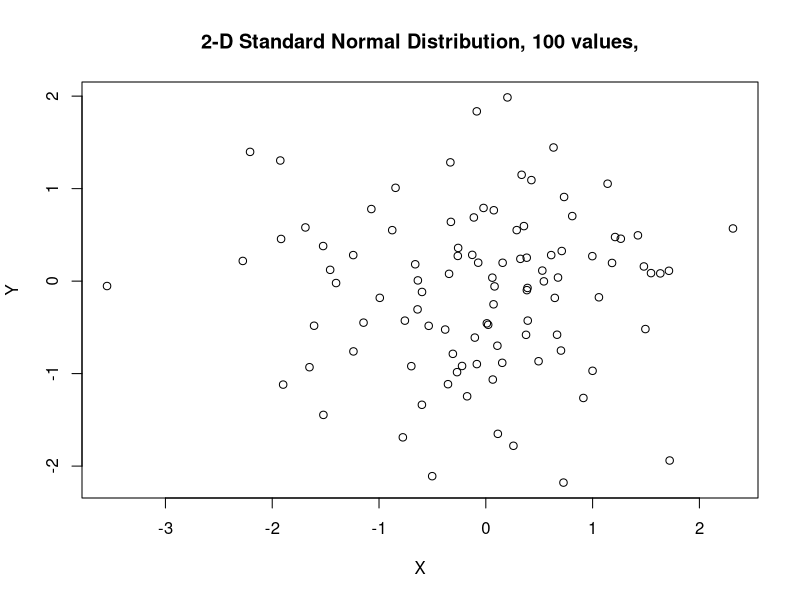
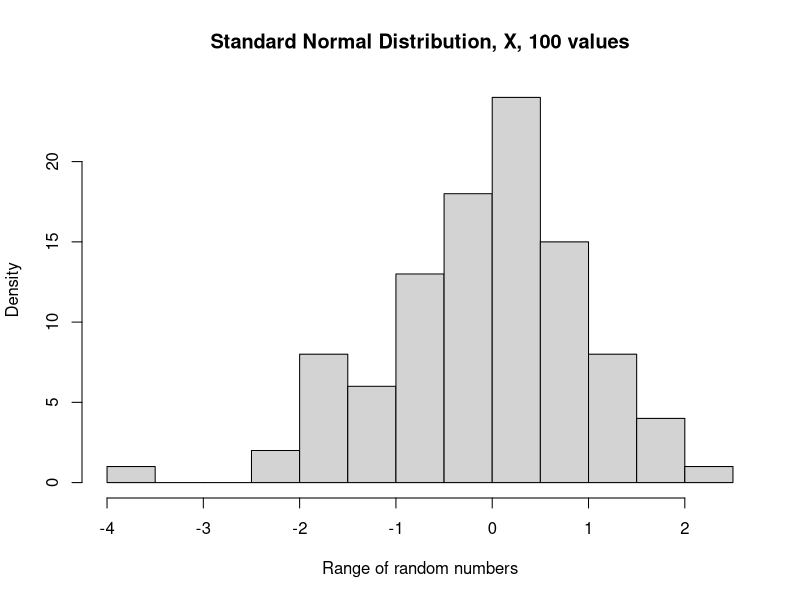
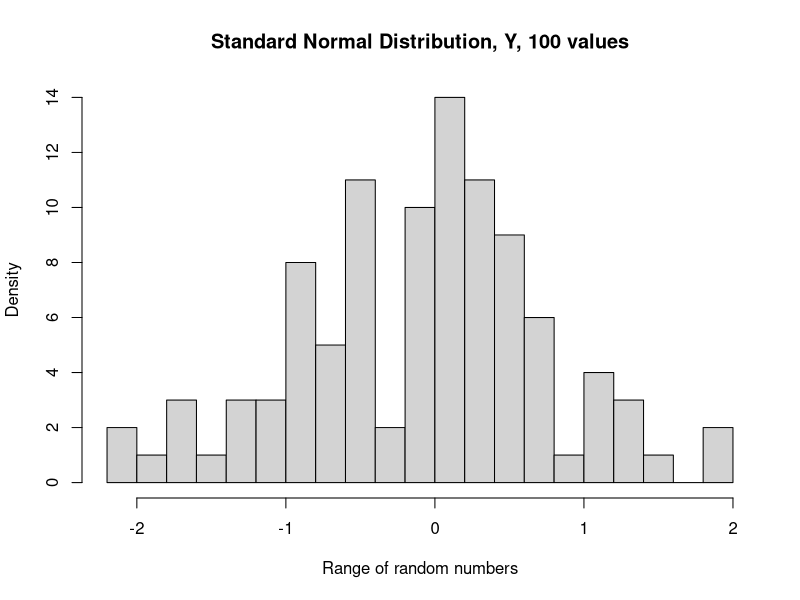
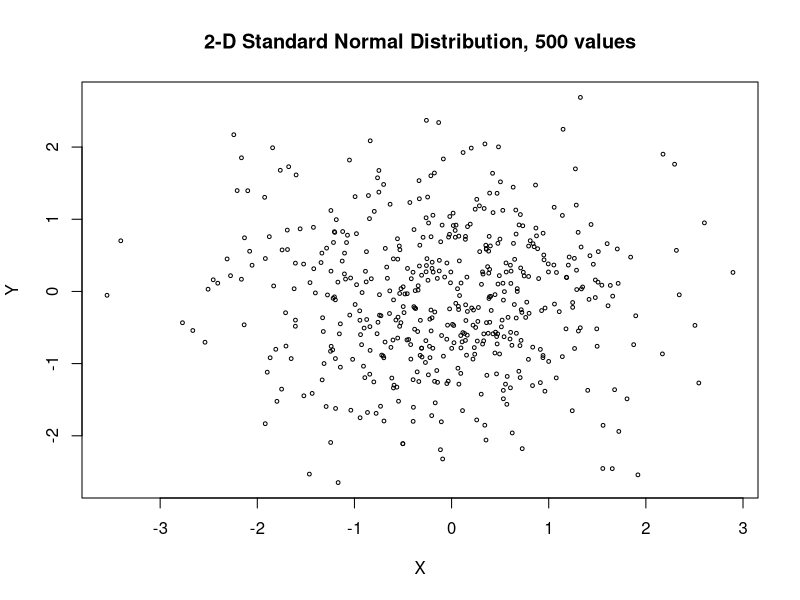
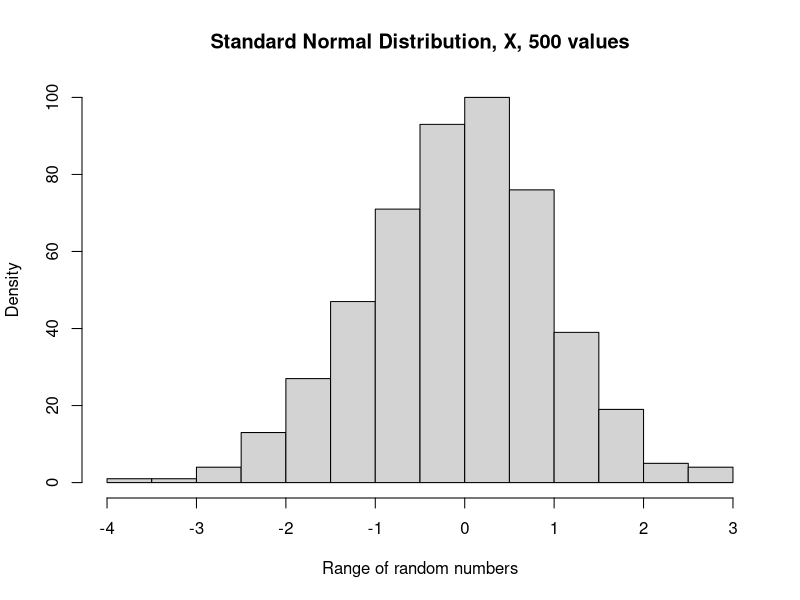
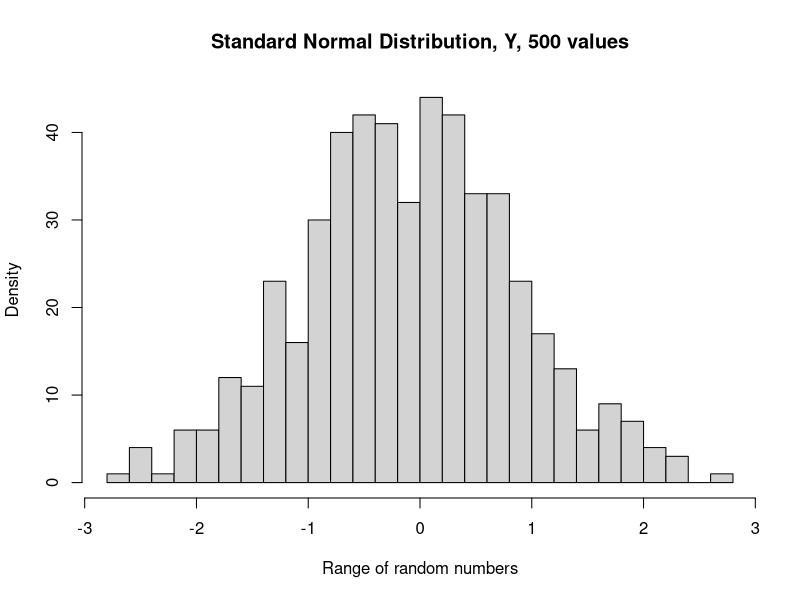
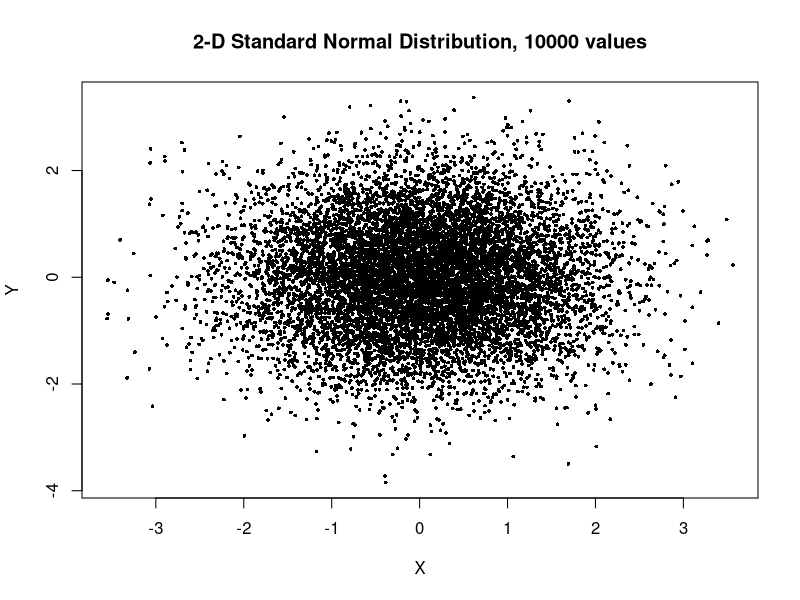
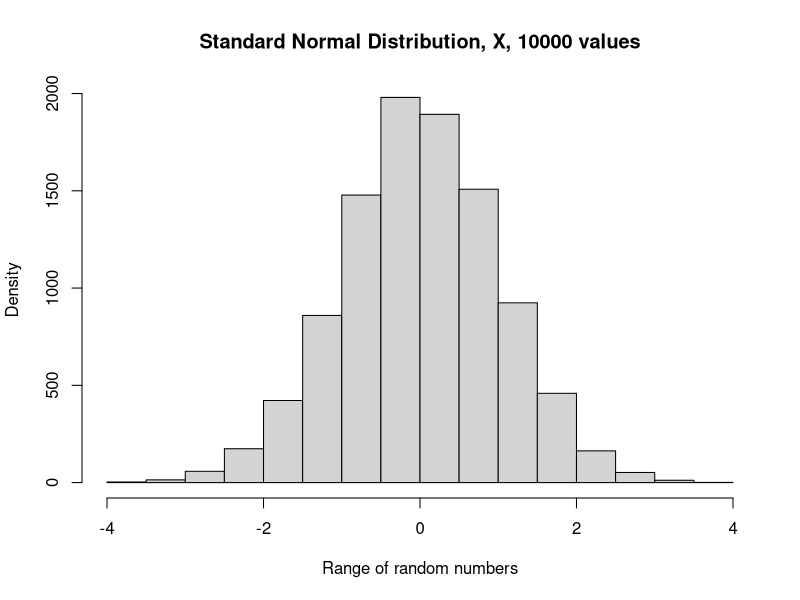

Reproduce these figures in R, in order.
start.time <- Sys.time()
#Box Muller method
n <- 10000 #no of values
u1 <- runif(n)
u2 <- runif(n)

temp <- ((-2) * log(u1))^(1/2)

z1 <- temp * cos(2 * pi * u2)
z2 <- temp * sin(2 * pi * u2)

end.time <- Sys.time()
time.taken <- end.time - start.time


cat("Box-Muller Method\n")
cat("Time taken for 10000 numbers generated = ", time.taken,"\n")
cat("For 100 values\n")
cat("Sample's Mean, X = ", mean(z1[1:100]), ", Y = ", mean(z2[1:100]), "\n")
cat("Sample's Variance, X = ", var(z1[1:100]), ", Y = ", var(z2[1:100]), "\n")
cat("Sample's Covariance = ", cov(z1[1:100], z2[1:100]), "\n\n")

cat("For 500 values\n")
cat("Sample's Mean, X = ", mean(z1[1:500]), ", Y = ", mean(z2[1:500]), "\n")
cat("Sample's Variance, X = ", var(z1[1:500]), ", Y = ", var(z2[1:500]), "\n")
cat("Sample's Covariance = ", cov(z1[1:500], z2[1:500]), "\n\n")

cat("For 10000 values\n")
cat("Sample's Mean, X = ", mean(z1), ", Y = ", mean(z2), "\n")
cat("Sample's Variance, X = ", var(z1), ", Y = ", var(z2), "\n")
cat("Sample's Covariance = ", cov(z1, z2), "\n\n")

plot(z1[1:100], z2[1:100], col='black',  main="2-D Standard Normal Distribution, 100 values,", xlab="X", ylab="Y")
dev.copy(png,"plot1_1.png");
dev.off ();

hist(z1[1:100], main="Standard Normal Distribution, X, 100 values", xlab="Range of random numbers", ylab="Density", breaks=15)
dev.copy(png,"plot1_1_X.png");
dev.off ();

hist(z2[1:100], main="Standard Normal Distribution, Y, 100 values", xlab="Range of random numbers", ylab="Density", breaks=15)
dev.copy(png,"plot1_1_Y.png");
dev.off ();



plot(z1[1:500], z2[1:500], col='black', cex=0.5, main="2-D Standard Normal Distribution, 500 values", xlab="X", ylab="Y")
dev.copy(png,"plot1_2.png");
dev.off ();

hist(z1[1:500], main="Standard Normal Distribution, X, 500 values", xlab="Range of random numbers", ylab="Density", breaks=20)
dev.copy(png,"plot1_2_X.png");
dev.off ();

hist(z2[1:500], main="Standard Normal Distribution, Y, 500 values", xlab="Range of random numbers", ylab="Density", breaks=20)
dev.copy(png,"plot1_2_Y.png");
dev.off ();



plot(z1, z2, pch=16, col='black', cex=0.5, main="2-D Standard Normal Distribution, 10000 values", xlab="X", ylab="Y")
dev.copy(png,"plot1_3.png");
dev.off ();

hist(z1, main="Standard Normal Distribution, X, 10000 values", xlab="Range of random numbers", ylab="Density", breaks=25)
dev.copy(png,"plot1_3_X.png");
dev.off ();

hist(z2, main="Standard Normal Distribution, Y, 10000 values", xlab="Range of random numbers", ylab="Density", breaks=25)
dev.copy(png,"plot1_3_Y.png");
dev.off ();


norm <- function(x, mu, sig) {
	return ( (1/ ((2*pi)^(1/2) * sig )) * exp ( -((x-mu)/sig)^2 / 2) )
}


##For N(μ= 0, σ=5)
x1 <- z1[1:500] * 5^(1/2)
y1 <- z2[1:500] * 5^(1/2)

cat("N(μ= 0, σ=5) for 500 values\n")
cat("Sample's Mean, X = ", mean(x1[1:500]), ", Y = ", mean(y1[1:500]), "\n")
cat("Sample's Variance, X = ", var(x1[1:500]), ", Y = ", var(y1[1:500]), "\n")
cat("Sample's Covariance = ", cov(x1[1:500], y1[1:500]), "\n\n")

plot(x1[1:500], y1[1:500], col='black', cex=0.5, main="2-D N(μ= 0, σ=5), 500 values", xlab="X", ylab="Y")
dev.copy(png,"plot3_1.png");
dev.off ();

hist(x1[1:500], main="N(μ= 0, σ=5), X, 500 values", xlab="Range of random numbers", ylab="Density", breaks=20)
points(x1 , 500 * norm(x1, 0, 5) , col='black', cex=0.5)
dev.copy(png,"plot3_1_X.png");
dev.off ();

hist(y1[1:500], main="N(μ= 0, σ=5), Y, 500 values", xlab="Range of random numbers", ylab="Density", breaks=20)
points(y1 , 500 * norm(y1, 0, 5) , col='black', cex=0.5)
dev.copy(png,"plot3_1_Y.png");
dev.off ();


##For N(μ= 5, σ=5)



x2 <- x1 + 5
y2 <- y1 + 5

cat("N(μ= 5, σ=5) for 500 values\n")
cat("Sample's Mean, X = ", mean(x2[1:500]), ", Y = ", mean(y2[1:500]), "\n")
cat("Sample's Variance, X = ", var(x2[1:500]), ", Y = ", var(y2[1:500]), "\n")
cat("Sample's Covariance = ", cov(x2[1:500], y2[1:500]), "\n\n")

plot(x2[1:500], y2[1:500], col='black', cex=0.5, main="2-D N(μ= 5, σ=5), 500 values", xlab="X", ylab="Y")
dev.copy(png,"plot3_2.png");
dev.off ();

hist(x2[1:500], main="N(μ= 5, σ=5), X, 500 values", xlab="Range of random numbers", ylab="Density", breaks=20)
points(x2 , 500 * norm(x2, 5, 5) , col='black', cex=0.5)
dev.copy(png,"plot3_2_X.png");
dev.off ();

hist(y2[1:500], main="N(μ= 5, σ=5), Y, 500 values", xlab="Range of random numbers", ylab="Density", breaks=20)
points(y2 , 500 * norm(y2, 5, 5) , col='black', cex=0.5)
dev.copy(png,"plot3_2_Y.png");
dev.off ();
rm(list = ls())